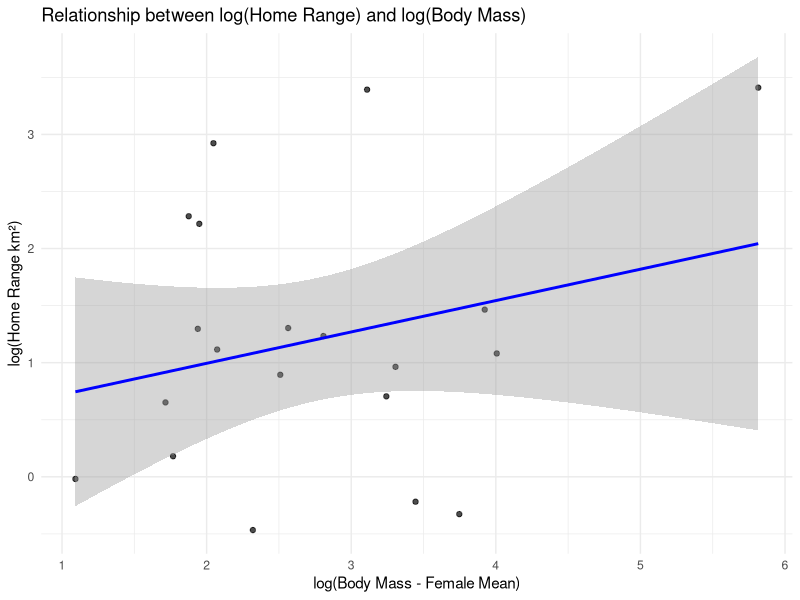
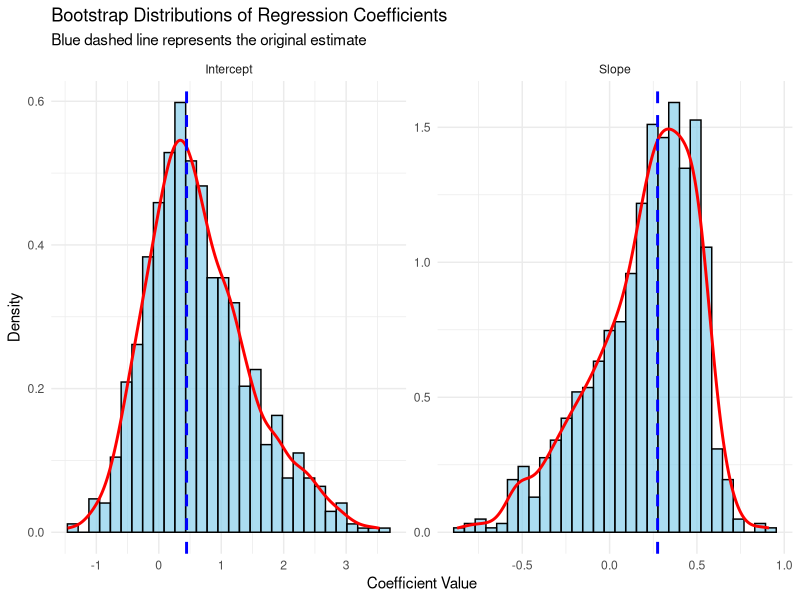

These charts were generated, in order, by the following R code:
## ---- chunk 1
library(tidyverse)
library(boot)
library(knitr)
library(broom)
## ---- chunk 2
github_url <- "https://github.com/fuzzyatelin/fuzzyatelin.github.io/blob/master/AN588_Fall23/KamilarAndCooperData.csv"
## ---- chunk 3
data <- data.frame(
    Species = paste0("Species", 1:20),
    HomeRange_km2 = exp(rnorm(20, 1, 1)),
    Body_mass_female_mean = exp(rnorm(20, 3, 0.8))
  )
data
## ---- chunk 4
data$log_homerange <- log(data$HomeRange_km2)
data$log_bodymass <- log(data$Body_mass_female_mean)
## ---- chunk 5
model <- lm(log_homerange ~ log_bodymass, data = data)
## ---- chunk 6
# Extract original coefficients and standard errors
original_coef <- coef(model)
original_se <- coef(summary(model))[, "Std. Error"]

# Calculate 95% confidence intervals using the t-distribution
original_ci <- confint(model, level = 0.95)
## ---- chunk 7
ggplot(data, aes(x = log_bodymass, y = log_homerange)) +
  geom_point(alpha = 0.7) +
  geom_smooth(method = "lm", se = TRUE, color = "blue") +
  labs(
    title = "Relationship between log(Home Range) and log(Body Mass)",
    x = "log(Body Mass - Female Mean)",
    y = "log(Home Range km²)"
  ) +
  theme_minimal()
## ---- chunk 8
# Define function to be used with boot() to get coefficients
boot_coef <- function(data, indices) {
  # Sample with replacement
  d <- data[indices, ]
  
  # Fit the model
  fit <- lm(log_homerange ~ log_bodymass, data = d)
  
  # Return coefficients
  return(coef(fit))
}
## ---- chunk 9
# Set seed for reproducibility
set.seed(123)
## ---- chunk 10
# Run bootstrap with 1000 replications
boot_results <- boot(data = data, 
                     statistic = boot_coef, 
                     R = 1000)
boot_results
## ---- chunk 11
# Extract bootstrap estimates
boot_intercepts <- boot_results$t[, 1]
boot_slopes <- boot_results$t[, 2]

# Calculate bootstrap standard errors
boot_se_intercept <- sd(boot_intercepts)
boot_se_slope <- sd(boot_slopes)

# Calculate bootstrap 95% confidence intervals
boot_ci_intercept <- quantile(boot_intercepts, c(0.025, 0.975))
boot_ci_slope <- quantile(boot_slopes, c(0.025, 0.975))
## ---- chunk 12
# Create summary table of bootstrap results
boot_summary <- data.frame(
  Coefficient = c("(Intercept)", "log_bodymass"),
  Bootstrap_Estimate = c(mean(boot_intercepts), mean(boot_slopes)),
  Bootstrap_SE = c(boot_se_intercept, boot_se_slope),
  Bootstrap_CI_Lower = c(boot_ci_intercept[1], boot_ci_slope[1]),
  Bootstrap_CI_Upper = c(boot_ci_intercept[2], boot_ci_slope[2])
)
boot_summary
## ---- chunk 13
# Create comparison table
comparison <- data.frame(
  Coefficient = c("(Intercept)", "log_bodymass"),
  Original_Estimate = original_coef,
  Bootstrap_Estimate = c(mean(boot_intercepts), mean(boot_slopes)),
  Original_SE = original_se,
  Bootstrap_SE = c(boot_se_intercept, boot_se_slope),
  SE_Difference = c(original_se[1] - boot_se_intercept, original_se[2] - boot_se_slope),
  Original_CI_Lower = original_ci[,1],
  Bootstrap_CI_Lower = c(boot_ci_intercept[1], boot_ci_slope[1]),
  Original_CI_Upper = original_ci[,2],
  Bootstrap_CI_Upper = c(boot_ci_intercept[2], boot_ci_slope[2])
)
## ---- chunk 14
# Calculate percent differences
comparison$SE_Percent_Diff <- (comparison$Bootstrap_SE / comparison$Original_SE - 1) * 100
comparison$CI_Width_Original <- comparison$Original_CI_Upper - comparison$Original_CI_Lower
comparison$CI_Width_Bootstrap <- comparison$Bootstrap_CI_Upper - comparison$Bootstrap_CI_Lower
comparison$CI_Width_Percent_Diff <- (comparison$CI_Width_Bootstrap / comparison$CI_Width_Original - 1) * 100

# Display comparison results in a nice format
kable(comparison[, c("Coefficient", "Original_Estimate", "Bootstrap_Estimate", 
                      "Original_SE", "Bootstrap_SE", "SE_Percent_Diff")],
      caption = "Comparison of Estimates and Standard Errors",
      digits = 4)

kable(comparison[, c("Coefficient", "Original_CI_Lower", "Bootstrap_CI_Lower", 
                      "Original_CI_Upper", "Bootstrap_CI_Upper", 
                      "CI_Width_Original", "CI_Width_Bootstrap", "CI_Width_Percent_Diff")],
      caption = "Comparison of Confidence Intervals",
      digits = 4)
## ---- chunk 15
# Create dataframe for plotting
boot_intercept_df <- data.frame(Coefficient = "Intercept", Value = boot_intercepts)
boot_slope_df <- data.frame(Coefficient = "Slope", Value = boot_slopes)
boot_df <- rbind(boot_intercept_df, boot_slope_df)

# Plot histograms with original estimates marked
ggplot(boot_df, aes(x = Value)) +
  geom_histogram(aes(y = ..density..), bins = 30, fill = "skyblue", color = "black", alpha = 0.7) +
  geom_density(color = "red", linewidth = 1) +
  geom_vline(data = data.frame(Coefficient = c("Intercept", "Slope"), 
                               Value = c(original_coef[1], original_coef[2])),
             aes(xintercept = Value), color = "blue", linewidth = 1, linetype = "dashed") +
  facet_wrap(~ Coefficient, scales = "free") +
  labs(title = "Bootstrap Distributions of Regression Coefficients",
       subtitle = "Blue dashed line represents the original estimate",
       x = "Coefficient Value", 
       y = "Density") +
  theme_minimal()
